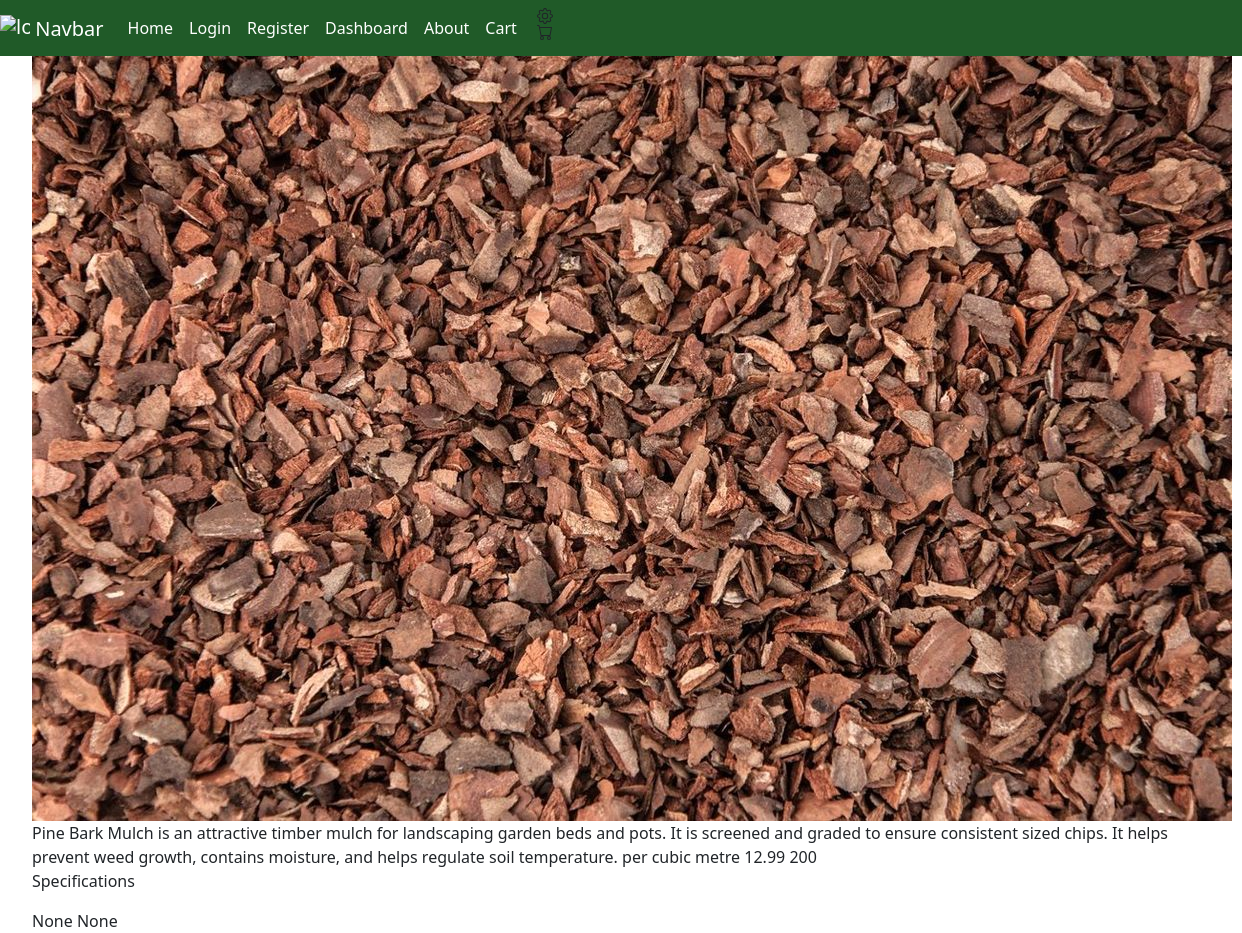
/product_view_5, run on the app's committed database.
### ORM/tables.py (models this page shows, shortened)
class Product(TimeStampedModel):
    __tablename__ = 'products'
    id = Column(Integer, primary_key=True, autoincrement=True)
    name = Column(String(100), nullable=False)
    description = Column(String, nullable=False)
    dimensions = Column(String(50), nullable=True)
    weight = Column(REAL, nullable=True)
    unit = Column(String(50), nullable=False)
    price = Column(REAL, nullable=False)
    stock_level = Column(Integer, nullable=False)
    category = Column(Integer, ForeignKey('categories.id'), nullable=False, index=True)
    image = Column(String(100), nullable=False)
    orders = Relationship('Order', back_populates='product')
    categories = Relationship('Category', back_populates='product')

### main.py (the view)
@limiter.limit(default)
@app.route("/product_view_<int:product_id>", methods=['POST', 'GET'])
def product_view(product_id):
    product_obj = get_product_by_id(product_id)
    return render_template("product_view.html", product=product_obj)

### ORM/ORM_operations.py (called while the page is built)
def get_product_by_id(product_id):
    product = Product.query.filter(Product.id == product_id).first()
    return product

### main.py (called while the page is built)
@app.after_request
def add_security_headers(resp):
    resp.headers['Content-Security-Policy'] =  "default-src 'self'; object-src 'none'; base-uri 'none';" #prevents inline scripts from running and objects
    resp.headers['X-Content-Type-Options'] = 'nosniff' #forces the browser to honour the content type instead of auto detecting
    resp.headers['X-Frame-Options'] = 'SAMEORIGIN' #prevents external sites from embedding this site in iframe, helping prevent clickjacking
    return resp

### templates/product_view.html (shortened to what this page needs)
{% extends "base.html" %}
{% block content %}
    {{product.name}}
    <img src="{{product.image}}">
    {{product.description}}
    {{product.unit}}
    {{product.price}}
    {{product.stock_level}}
    <p>Specifications</p>
    {{product.dimensions}}
    {{product.weight}}
{% endblock %}

### static/style.css (style rules this page uses)
body { margin-left : 2rem; margin-right : 2rem; }

### data on the page
Product: name "Pine Bark Mulch", image (picture), description "Pine Bark Mulch is an attractive timber mulch for landscaping garden beds and pots. It is screened and graded to ensure consistent sized chips. It helps prevent weed growth, contains moisture, and helps regulate soil temperature.", unit "per cubic metre", price "12.99", stock_level "200", dimensions "None", weight "None"
